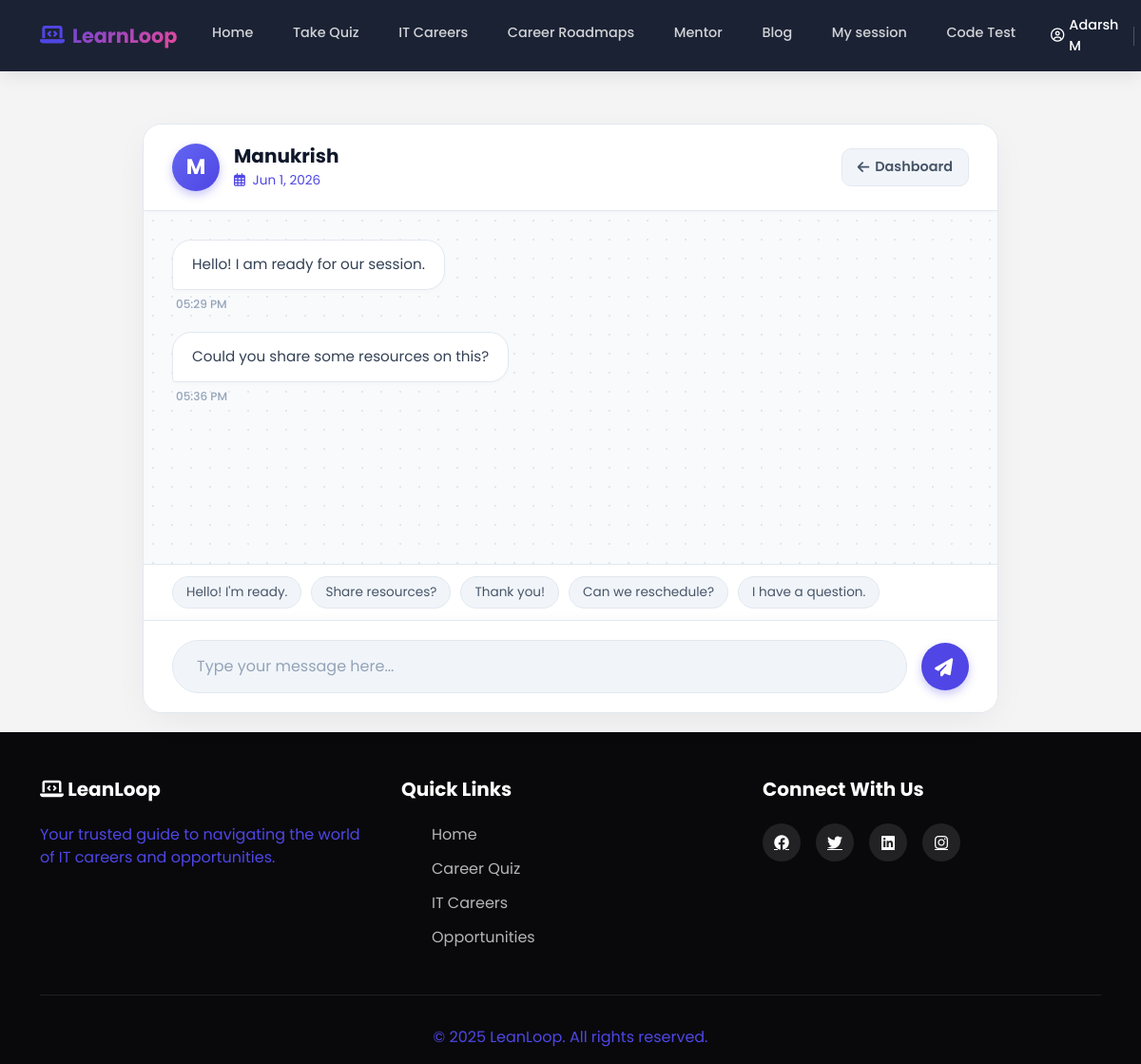
Screenshot of /chat/room/19/ (signed in) with the database file from the repository.
### accounts/models.py (models this page shows, shortened)
class CustomUser(AbstractUser):
    ROLE_CHOICES = (
        ('user', 'User'),
        ('mentor', 'Mentor'),
        ('Admin', 'Admin'),
    )
    role = models.CharField(
        max_length=10,
        choices=ROLE_CHOICES,
        default='user'
    )
    phone_regex = RegexValidator(
    regex=r'^[9876]\d{9}$',
    message="Phone number must be a 10-digit number and start with 9, 8, 7, or 6."
    )
    phone_number = models.CharField(
        max_length=10,
        blank=True,
        null=True,
        validators=[phone_regex],
        unique=True,
        help_text='Enter 10 digit phone number'
    )
    previous_experience = models.BooleanField(blank=True, null=True,verbose_name="Previous Experience")
    is_approved=models.BooleanField(default=False)
    GENDER_CHOICES = [
        ('male', 'Male'),
        ('female', 'Female'),
        ('other', 'Other'),
        ('prefer_not_to_say', 'Prefer not to say'),
    ]
    gender = models.CharField(
        max_length=20,
        choices=GENDER_CHOICES,
        blank=False,
        null=False
    )
    profile_photo = models.ImageField(upload_to='profile_photos/', blank=False, null=True)
    education = models.CharField(max_length=200, blank=True, null=True)
    career_domain = models.CharField(max_length=100, blank=True, null=True)
    profession = models.CharField(max_length=100, blank=False, null=True)
    experience_years = models.PositiveIntegerField(
        null=True,
        blank=False,
    )
    expertise = models.CharField(
        blank=False,
        null=True,
        max_length=100,
    )
    bio = models.CharField(
        blank=False,
        null=True,
    )
    linkedin = models.URLField(blank=True, null=True)
    portfolio = models.URLField(blank=True, null=True)
    available_days = models.JSONField(default=list)  # ["mon", "wed", "fri"]
    available_from = models.TimeField(default="09:00")
    available_to = models.TimeField(default="17:00")
    session_duration = models.CharField(
        max_length=10,
        choices=[
            ('30', '30 Minutes'),
            ('60', '60 Minutes'),
        ],null=True, blank=False
    )
    intro_video = models.FileField(upload_to="mentor_videos/", blank=True, null=True)
    created_at = models.DateTimeField(
        auto_now_add=True,
        null=True
    )

### mentor/models.py (models this page shows, shortened)
class MentorshipSession(models.Model):
    STATUS_CHOICES = [
        ('pending', 'Pending'),
        ('accepted', 'Accepted'),
        ('declined', 'Declined'),
        ('completed', 'Completed'),
        ('cancelled', 'Cancelled'),
    ]
    DURATION_CHOICES = [
        (30, '30 minutes'),
        (60, '60 minutes'),
    ]
    mentor = models.ForeignKey(
        CustomUser,
        on_delete=models.CASCADE,
        related_name='mentor_sessions',
        limit_choices_to={'role': 'mentor'}
    )
    student = models.ForeignKey(
        CustomUser,
        on_delete=models.CASCADE,
        related_name='student_sessions'
    )
    scheduled_date = models.DateField()
    scheduled_time = models.TimeField()
    duration = models.IntegerField(choices=DURATION_CHOICES, default=30)
    fee_amount = models.IntegerField(default=0)
    status = models.CharField(max_length=20, choices=STATUS_CHOICES, default='pending')
    topic = models.CharField(max_length=200, blank=True, null=True)
    notes = models.TextField(blank=True, null=True)  # ✅ Changed from 'note' to 'notes'
    meeting_link = models.URLField(blank=True, null=True)
    created_at = models.DateTimeField(auto_now_add=True)
    updated_at = models.DateTimeField(auto_now=True)
    completed_at = models.DateTimeField(blank=True, null=True)
    class Meta:
        verbose_name = "Mentorship Session"
        verbose_name_plural = "Mentorship Sessions"
        ordering = ['-scheduled_date', '-scheduled_time']

### chat/models.py (models this page shows, shortened)
class ChatMessage(models.Model):
    session = models.ForeignKey(MentorshipSession, on_delete=models.CASCADE, related_name='messages')
    sender = models.ForeignKey(CustomUser, on_delete=models.CASCADE, related_name='sent_messages')
    receiver = models.ForeignKey(CustomUser, on_delete=models.CASCADE, related_name='received_messages')
    message = models.TextField()
    timestamp = models.DateTimeField(auto_now_add=True)
    is_read = models.BooleanField(default=False)
    class Meta:
        ordering = ['timestamp']

### chat/views.py (the view)
# urls.py: path('room/<int:session_id>/', views.chat_room, name='chat_room'),
@login_required
def chat_room(request, session_id):
    session = get_object_or_404(MentorshipSession, id=session_id)
    if request.user != session.mentor and request.user != session.student:
        return redirect('home')
    if session.status not in ['accepted', 'completed']:
        return redirect('home')
    messages = session.messages.all().order_by('timestamp')
    session.messages.filter(receiver=request.user, is_read=False).update(is_read=True)
    receiver = session.student if request.user == session.mentor else session.mentor
    base_template = 'dashboard/mentorbase.html' if request.user.role == 'mentor' else 'dashboard/userbase.html'
    context = {
        'chat_session': session,
        'chat_messages': messages,
        'other_user': receiver,
        'base_template': base_template
    }
    return render(request, 'chat/chat_room.html', context)

### chat/templates/chat/chat_room.html (shortened to what this page needs)
{% extends base_template %}
{% block content %}
<div class="chat-wrapper">
    <div class="chat-container">
        <div class="chat-header">
            <div class="chat-header-info">
                <div class="chat-header-avatar">
                    {{ other_user.username|make_list|first }}
                </div>
                <div>
                    <h2>{{ other_user.username|title }}</h2>
                    <p class="session-meta">
                        <span><i class="far fa-calendar-alt text-primary me-1"></i> {{ chat_session.scheduled_date|date:"M j, Y" }}</span>
                    </p>
                </div>
            </div>
            <a href="{% if user.role == 'mentor' %}{% url 'mentor_dashboard' %}{% else %}{% url 'user_sessions' %}{% endif %}" class="btn-back">
                <i class="fas fa-arrow-left"></i> Dashboard
            </a>
        </div>
        <div class="messages-area" id="messages-area">
            {% for msg in chat_messages %}
                <div class="message-row {% if msg.sender == user %}sent{% else %}received{% endif %}">
                    <div class="message">
                        <div class="message-text">{{ msg.message }}</div>
                    </div>
                    <div class="message-info">
                        {% if msg.sender == user %}
                        {{ msg.timestamp|time:"h:i A" }} <i class="fas fa-check-double text-primary ms-1" style="opacity:0.8;"></i>
                        {% else %}
                        {{ msg.timestamp|time:"h:i A" }}
                        {% endif %}
                    </div>
                </div>
            {% empty %}
                <div class="chat-empty-state">
                    <i class="fas fa-comment-medical"></i>
                    <h3>Start the Conversation</h3>
                    <p>Send a message below to begin your session with {{ other_user.username|title }}.</p>
                </div>
            {% endfor %}
        </div>
        <div class="quick-messages">
            <button type="button" class="quick-msg-btn" onclick="insertQuickMessage('Hello! I am ready for our session.')">Hello! I'm ready.</button>
            <button type="button" class="quick-msg-btn" onclick="insertQuickMessage('Could you share some resources on this?')">Share resources?</button>
            <button type="button" class="quick-msg-btn" onclick="insertQuickMessage('Thanks for the great session!')">Thank you!</button>
            <button type="button" class="quick-msg-btn" onclick="insertQuickMessage('Can we reschedule?')">Can we reschedule?</button>
            <button type="button" class="quick-msg-btn" onclick="insertQuickMessage('I have a quick question.')">I have a question.</button>
        </div>
        <div class="chat-input-area">
            <form class="chat-form" method="POST" action="{% url 'send_message' chat_session.id %}">
                <input type="text" name="message" class="chat-input" placeholder="Type your message here..." required autocomplete="off">
                <button type="submit" class="send-btn" title="Send Message">
                    <i class="fas fa-paper-plane" style="margin-left:-3px; margin-top:2px;"></i>
                </button>
            </form>
        </div>
    </div>
</div>
{% endblock %}

### accounts/templates/dashboard/userbase.html (shortened to what this page needs)
{% load static %}
<!DOCTYPE html>
<html lang="en">
<head>
    <link href="https://cdn.jsdelivr.net/npm/bootstrap@5.3.0/dist/css/bootstrap.min.css" rel="stylesheet">
    <link rel="stylesheet" href="https://cdnjs.cloudflare.com/ajax/libs/font-awesome/6.4.0/css/all.min.css">
    <link rel="stylesheet" href="{% static 'css/userpage.css' %}">
</head>
<body>
    <nav class="navbar navbar-expand-lg navbar-dark fixed-top">
        <div class="container">
            <a class="navbar-brand" href="#">
                <i class="fas fa-laptop-code"></i> LearnLoop
            </a>
            <div class="collapse navbar-collapse" id="navbarNav">
                <ul class="navbar-nav ms-auto">
                    <li class="nav-item"><a class="nav-link" href="{% url 'user_dashboard' %}">Home</a></li>
                    <li class="nav-item"><a class="nav-link" href="{% url 'careers:assessment' %}">Take Quiz</a></li>
                    <li class="nav-item"><a class="nav-link" href="#careers">IT Careers</a></li>
                    <li class="nav-item"><a class="nav-link" href="{% url 'careers:roads' %}">Career Roadmaps</a></li>
                    <li class="nav-item"><a class="nav-link" href="{% url 'mentor_list' %}">Mentor</a></li>
                    <li class="nav-item"><a class="nav-link" href="{% url 'blog_list' %}">Blog</a></li>
                    <li class="nav-item"><a class="nav-link" href="{% url 'user_sessions' %}">My session</a></li>
                    <li class="nav-item"><a class="nav-link" href="{% url 'careers:codearena' %}">Code Test</a></li>
                    <li class="nav-item ms-lg-3 d-flex align-items-center user-controls">
                        <a href="{% url 'user_profile' %}" class="nav-username" style="text-decoration: none;">
                            <i class="far fa-user-circle"></i> {{ request.user.first_name }} {{ request.user.last_name }}
                        </a>
                    </li>
                </ul>
            </div>
        </div>
    </nav>
    {% block content %}
    {% endblock %}
    <footer class="footer">
        <div class="container">
            <div class="row">
                <div class="col-lg-4">
                    <h5><i class="fas fa-laptop-code"></i> LeanLoop</h5>
                    <p>Your trusted guide to navigating the world of IT careers and opportunities.</p>
                </div>
                <div class="col-lg-4">
                    <h5>Quick Links</h5>
                    <ul class="footer-links">
                        <li><a href="#home">Home</a></li>
                        <li><a href="#questionnaire">Career Quiz</a></li>
                        <li><a href="#careers">IT Careers</a></li>
                        <li><a href="#opportunities">Opportunities</a></li>
                    </ul>
                </div>
                <div class="col-lg-4">
                    <h5>Connect With Us</h5>
                    <div class="social-links">
                        <a href="#"><i class="fab fa-facebook"></i></a>
                        <a href="#"><i class="fab fa-twitter"></i></a>
                        <a href="#"><i class="fab fa-linkedin"></i></a>
                        <a href="#"><i class="fab fa-instagram"></i></a>
                    </div>
                </div>
            </div>
            <div class="footer-bottom">
                <p>&copy; 2025 LeanLoop. All rights reserved.</p>
            </div>
        </div>
    </footer>
</body>
</html>

### static/css/userpage.css (style rules this page uses)
* { margin: 0; padding: 0; box-sizing: border-box; }
:root { --primary-color: #4f46e5; --secondary-color: #9333ea; --accent-color: #ec4899; --dark-bg: #09090b; --light-bg: #f4f4f5; --text-dark: #18181b; --text-light: #ffffff; --card-bg: #ffffff; --shadow: 0 10px 40px rgba(79, 70, 229, 0.08); --shadow-hover: 0 20px 60px rgba(147, 51, 234, 0.15); }
body { font-family: 'Poppins', sans-serif; color: var(--text-dark); overflow-x: hidden; background: var(--light-bg); }
html { scroll-behavior: smooth; }
.navbar { background: rgba(15, 23, 42, 0.95); backdrop-filter: blur(10px); padding: 1rem 0; transition: all 0.3s ease; box-shadow: 0 2px 20px rgba(0, 0, 0, 0.1); }
.navbar-brand { font-weight: 700; font-size: 1.5rem; background: linear-gradient(135deg, var(--primary-color), var(--accent-color)); -webkit-background-clip: text; -webkit-text-fill-color: transparent; background-clip: text; }
.navbar-brand i,p { -webkit-text-fill-color: var(--primary-color); }
.nav-link { color: rgba(255, 255, 255, 0.8) !important; font-weight: 500; margin: 0 0.5rem; transition: all 0.3s ease; position: relative; }
.nav-link::after { content: ''; position: absolute; bottom: -5px; left: 50%; width: 0; height: 2px; background: linear-gradient(135deg, var(--primary-color), var(--accent-color)); transition: all 0.3s ease; transform: translateX(-50%); }
.footer { background: var(--dark-bg); color: var(--text-light); padding: 3rem 0 1rem; }
.footer h5 { font-weight: 700; margin-bottom: 1.5rem; }
.footer-links { list-style: none; }
.footer-links li { margin-bottom: 0.75rem; }
.footer-links a { color: rgba(255, 255, 255, 0.7); text-decoration: none; transition: all 0.3s ease; }
.social-links { display: flex; gap: 1rem; }
.social-links a { width: 40px; height: 40px; background: rgba(255, 255, 255, 0.1); border-radius: 50%; display: flex; align-items: center; justify-content: center; color: var(--text-light); transition: all 0.3s ease; }
.footer-bottom { text-align: center; margin-top: 2rem; padding-top: 2rem; border-top: 1px solid rgba(255, 255, 255, 0.1); }
.footer-bottom p { color: rgba(255, 255, 255, 0.5); margin: 0; }

### accounts/templates/dashboard/userbase.html (style rules this page uses)
.nav-username { color: #ffffff; font-weight: 500; margin-right: 15px; font-size: 0.9rem; display: flex; align-items: center; gap: 5px; }
.navbar-brand { color: #f3e8ff !important; font-weight: 700; font-size: 1.3rem; display: flex; align-items: center; gap: 8px; }
.navbar-brand i { color: #a855f7; }
.navbar-nav .nav-link { font-size: 0.9rem; padding: 0.5rem 0.8rem !important; white-space: nowrap; }
.user-controls { margin-left: 1rem; }

### rows the page displays
CustomUser: user.first_name "Adarsh", user.last_name "M"
CustomUser: username|make_list "M", username "Manukrish"
MentorshipSession: scheduled_date "Jun 1, 2026"
ChatMessage: message "Hello! I am ready for our session.", timestamp "05:29 PM"
ChatMessage: message "Could you share some resources on this?", timestamp "05:36 PM"
